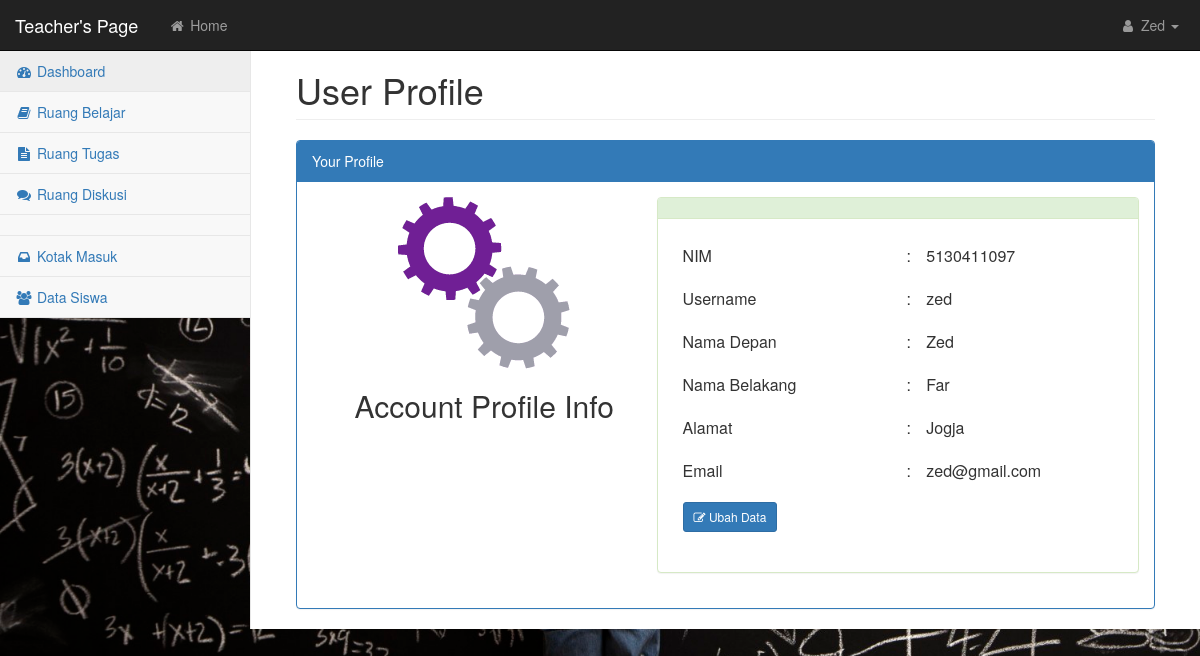
The page /teacher3/index.php?page=profile (signed in) on the database its author committed.
### tables this page shows
CREATE TABLE IF NOT EXISTS `users` (
  `id_user` int(11) NOT NULL AUTO_INCREMENT,
  `userid` varchar(20) NOT NULL,
  `first_name` varchar(50) DEFAULT NULL,
  `last_name` varchar(50) DEFAULT NULL,
  `alamat` text,
  `email` varchar(50) DEFAULT NULL,
  `username` varchar(10) NOT NULL,
  `password` varchar(50) DEFAULT NULL,
  `level` enum('student','teacher','teacher3') DEFAULT 'student',
  PRIMARY KEY (`id_user`,`userid`,`username`)
);

### teacher3/module/profile/profile.php (the view, shortened to what this page needs)
<section>
    <div>
        <div class="row">
            <div class="col-lg-12">
                <h1 class="page-header">User Profile</h1>
            </div>
        </div>
        <div class="row">
            <div class="col-lg-12">
                <div class="panel panel-primary">
                    <div class="panel-heading">
                        Your Profile
                    </div>
                    <div id="example" class="panel-body">
                        <div class="row">
                            <div class="col-lg-12">
                                <div class="col-lg-5">
                                    <center>
                                        <img src="../file/images/spinner.gif" alt=""/>
                                        <h2>Account Profile Info</h2>
                                    </center>
                                </div>
                                <div class="col-lg-offset-5">
                                    <div class="panel panel-success">
                                        <div class="panel-heading"></div>
                                        <?php
                                        $id = $_SESSION['ids'];
                                        $query = "SELECT * FROM users WHERE id_user='$id'";
                                        $hasil  = mysqli_query($con, $query);
                                        while($r = mysqli_fetch_array($hasil)){
                                            $username       = $r['username'];
                                            $userid         = $r['userid'];
                                            $nm_depan       = $r['first_name'];
                                            $nm_belakang    = $r['last_name'];
                                            $alamat         = $r['alamat'];
                                            $email          = $r['email'];
                                        }
                                        ?>
                                        <div class="panel-body">
                                            <table width='100%' style="m-bottom: 10px;">
                                                <tr>
                                                    <td style="padding: 10px;">NIM</td>
                                                    <td style="padding-left: 5px; padding-right: 5px">:</td>
                                                    <td><?php echo $userid; ?></td>
                                                </tr>
                                                <tr>
                                                    <td style="padding: 10px;">Username</td>
                                                    <td style="padding-left: 5px; padding-right: 5px">:</td>
                                                    <td><?php echo $username; ?></td>
                                                </tr>
                                                <tr>
                                                    <td style="padding: 10px;">Nama Depan</td>
                                                    <td style="padding-left: 5px; padding-right: 5px">:</td>
                                                    <td><?php echo $nm_depan; ?></td>
                                                </tr>
                                                <tr>
                                                    <td style="padding: 10px;">Nama Belakang</td>
                                                    <td style="padding-left: 5px; padding-right: 5px">:</td>
                                                    <td><?php echo $nm_belakang; ?></td>
                                                </tr>
                                                <tr>
                                                    <td style="padding: 10px;">Alamat</td>
                                                    <td style="padding-left: 5px; padding-right: 5px">:</td>
                                                    <td><?php echo $alamat; ?></td>
                                                </tr>
                                                <tr>
                                                    <td style="padding: 10px;">Email</td>
                                                    <td style="padding-left: 5px; padding-right: 5px">:</td>
                                                    <td><?php echo $email; ?></td>
                                                </tr>
                                            </table>
                                            <div class="form-group btn-ch-profile">
                                                <a href="index.php?page=edit-profile">
                                                    <button style="margin: 10px;" class="btn btn-primary btn-sm">
                                                        <i class="fa fa-edit"></i> Ubah Data
                                                    </button>
                                                </a>
                                            </div>
                                        </div>
                                    </div>
                                </div>
                            </div>
                        </div>
                    </div>
                </div>
            </div>
        </div>
    </div>
</section>

### css/startmin.css (style rules this page uses)
body { background-color: #f8f8f8; }

### css/mystyle.css (style rules this page uses)
.background { background: url(../file/images/blackboard.jpg); background-attachment: fixed; background-size: cover; }

### rows shown on the page
users: userid "5130411097", username "zed", first_name "Zed", last_name "Far", alamat "Jogja", email "zed@gmail.com"

### other values the page prints
$_SESSION['nama1'] "Zed"
